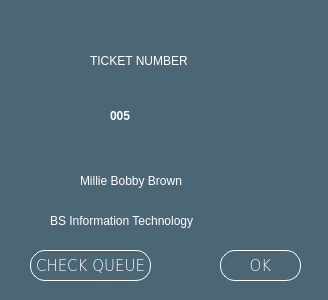
<?xml version="1.0" encoding="UTF-8"?>
<ui version="4.0">
 <class>Dialog</class>
 <widget class="QDialog" name="Dialog">
  <property name="geometry">
   <rect>
    <x>0</x>
    <y>0</y>
    <width>328</width>
    <height>300</height>
   </rect>
  </property>
  <property name="windowTitle">
   <string>Dialog</string>
  </property>
  <property name="styleSheet">
   <string notr="true">background-color: rgb(75, 103, 118);
font: 14pt &quot;Rockwell&quot;;</string>
  </property>
  <widget class="QLabel" name="label">
   <property name="geometry">
    <rect>
     <x>90</x>
     <y>40</y>
     <width>151</width>
     <height>41</height>
    </rect>
   </property>
   <property name="styleSheet">
    <string notr="true">color: rgb(255, 255, 255);</string>
   </property>
   <property name="text">
    <string>TICKET NUMBER</string>
   </property>
  </widget>
  <widget class="QLabel" name="label_2">
   <property name="geometry">
    <rect>
     <x>110</x>
     <y>90</y>
     <width>121</width>
     <height>51</height>
    </rect>
   </property>
   <property name="styleSheet">
    <string notr="true">font:  50pt &quot;Rockwell&quot;;
color: rgb(255, 255, 255);
font-weight: 500;</string>
   </property>
   <property name="text">
    <string>005</string>
   </property>
  </widget>
  <widget class="QLabel" name="label_3">
   <property name="geometry">
    <rect>
     <x>80</x>
     <y>160</y>
     <width>181</width>
     <height>41</height>
    </rect>
   </property>
   <property name="styleSheet">
    <string notr="true">color: rgb(255, 255, 255);</string>
   </property>
   <property name="text">
    <string>Millie Bobby Brown</string>
   </property>
  </widget>
  <widget class="QLabel" name="label_4">
   <property name="geometry">
    <rect>
     <x>50</x>
     <y>200</y>
     <width>251</width>
     <height>41</height>
    </rect>
   </property>
   <property name="styleSheet">
    <string notr="true">color: rgb(255, 255, 255);</string>
   </property>
   <property name="text">
    <string>BS Information Technology</string>
   </property>
  </widget>
  <widget class="QPushButton" name="getNum_pushButton">
   <property name="geometry">
    <rect>
     <x>220</x>
     <y>250</y>
     <width>81</width>
     <height>31</height>
    </rect>
   </property>
   <property name="font">
    <font>
     <family>Verdana</family>
     <pointsize>11</pointsize>
     <weight>9</weight>
     <italic>false</italic>
     <bold>false</bold>
    </font>
   </property>
   <property name="styleSheet">
    <string notr="true">font: 75 11pt &quot;Verdana&quot;;
color: rgb(255, 255, 255);
border: 1px solid white;
border-radius: 15px;
</string>
   </property>
   <property name="text">
    <string>OK</string>
   </property>
  </widget>
  <widget class="QPushButton" name="getNum_pushButton_2">
   <property name="geometry">
    <rect>
     <x>30</x>
     <y>250</y>
     <width>121</width>
     <height>31</height>
    </rect>
   </property>
   <property name="font">
    <font>
     <family>Verdana</family>
     <pointsize>11</pointsize>
     <weight>9</weight>
     <italic>false</italic>
     <bold>false</bold>
    </font>
   </property>
   <property name="styleSheet">
    <string notr="true">font: 75 11pt &quot;Verdana&quot;;
color: rgb(255, 255, 255);
border: 1px solid white;
border-radius: 15px;
</string>
   </property>
   <property name="text">
    <string>CHECK QUEUE</string>
   </property>
  </widget>
 </widget>
 <resources/>
 <connections/>
</ui>
